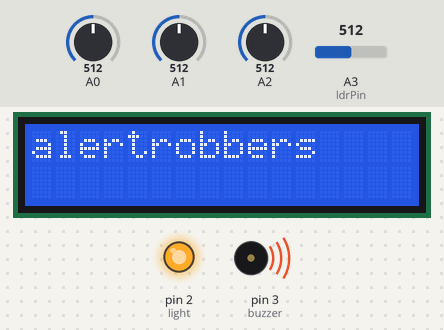
Bench run of a sketch on a simulated Arduino Uno, built with avr-gcc and run on an emulated ATmega328P. On the bench: 16×2 character LCD, output pins drawn as LEDs (lit = HIGH), buzzer (waves = sounding). The test bench sets the inputs (shaded band); at power-on: A0 = 512, A1 = 512, A2 = 512, A3 (ldrPin) = 512.

Above: at 0.2 s.
At 10.52 s:
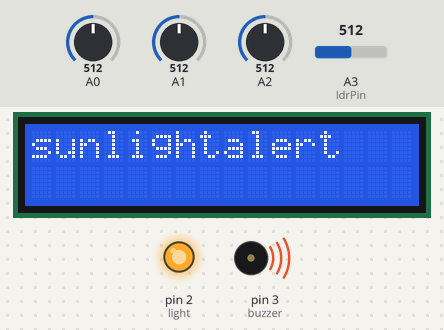
At 20.73 s:
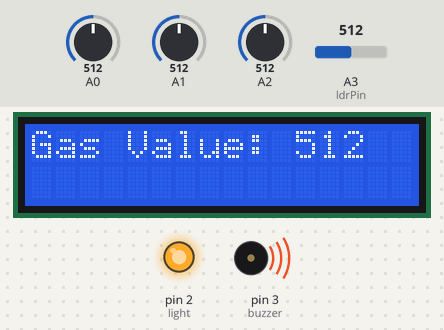
At 32.4 s:
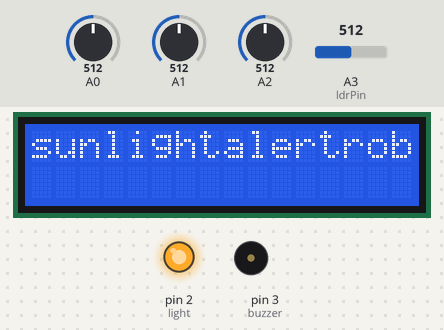
Timing chart, 0 to 33.9 s (numbered marks = the images above):
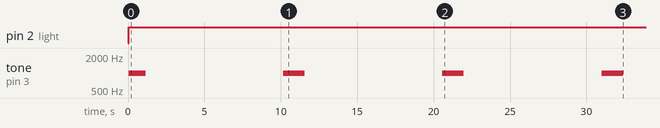

Measured:
- by itself, pin 2 (light): LOW → HIGH at 0.06 s
- by itself, tone on pin 3 (buzzer): repeats every 10.4 s: silent 9.0 s, 1000 Hz 1.4 s
- what the display in image 0 shows lasts 10.0 s, from 0.2 s to 10.2 s

The sketch:

copy_of_progect_1.ino
```cpp
#include <LiquidCrystal.h>
#define D4 4
#define D5 5
#define D6 6
#define D7 7
#define E 8
#define RS 9

int sensorValue = 0;
int tempValue = 0;
int C = 0;
int buzzer = 3;
int light = 2;
int maxtemp =40;
int sensorThresh = 200;
const int ldrPin = A3;


LiquidCrystal LCD(RS, E, D4, D5, D6, D7);

void setup() {
	LCD.begin(16,2);
  	pinMode(A0,INPUT);
  	pinMode(A1,INPUT);
  	pinMode(light,OUTPUT);
  	pinMode(buzzer, OUTPUT);
  	pinMode(ldrPin, INPUT);
  	Serial.begin(9600);
}

void loop()
{

  	sensorValue = analogRead(A0);
  	int ldrStatus = analogRead(ldrPin);

  	tempValue = analogRead(A1);
  	C = map(tempValue,0,1023,30,70);
  	if((C>41)||(sensorValue > sensorThresh))
    {
      	tone(buzzer, 1000, 1000);
      	digitalWrite(light, HIGH);
   		LCD.print("alert");
      	delay(100);

    }
  	if(analogRead(A2)>0)
    {
      tone(buzzer, 1000, 1000);
      LCD.print("robbers");
      delay(10000);
      tone(buzzer, 1000, 1000);
    }

    else
    {
      noTone(buzzer);
      digitalWrite(light,LOW);
    }

  	LCD.print("Temperature: ");
  	LCD.print(C);
  	delay(100);
  	LCD.clear();
  	LCD.print("Gas Value: ");
  	LCD.print(sensorValue);
  	delay(100);
  	LCD.clear();
  	if (ldrStatus <= 300)
  	{
      	LCD.clear();
    }
  	else
  	{
      C=C+10;
      LCD.print("sunlight");
      delay(100);
    }


}
```
